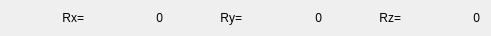
        <widget class="QWidget" name="poseCurrentRowRotation">
         <property name="geometry">
          <rect>
           <x>10</x>
           <y>43</y>
           <width>491</width>
           <height>22</height>
          </rect>
         </property>
         <layout class="QHBoxLayout" name="poseRow_Rotation_current">
          <item>
           <widget class="QLabel" name="poseLabel_Rx_2">
            <property name="minimumSize">
             <size>
              <width>28</width>
              <height>0</height>
             </size>
            </property>
            <property name="text">
             <string>Rx=</string>
            </property>
            <property name="alignment">
             <set>Qt::AlignmentFlag::AlignRight|Qt::AlignmentFlag::AlignTrailing|Qt::AlignmentFlag::AlignVCenter</set>
            </property>
           </widget>
          </item>
          <item>
           <widget class="QLabel" name="poseValue_Rx">
            <property name="minimumSize">
             <size>
              <width>28</width>
              <height>0</height>
             </size>
            </property>
            <property name="text">
             <string>0</string>
            </property>
            <property name="alignment">
             <set>Qt::AlignmentFlag::AlignRight|Qt::AlignmentFlag::AlignTrailing|Qt::AlignmentFlag::AlignVCenter</set>
            </property>
           </widget>
          </item>
          <item>
           <widget class="QLabel" name="poseLabel_Ry_2">
            <property name="minimumSize">
             <size>
              <width>28</width>
              <height>0</height>
             </size>
            </property>
            <property name="text">
             <string>Ry=</string>
            </property>
            <property name="alignment">
             <set>Qt::AlignmentFlag::AlignRight|Qt::AlignmentFlag::AlignTrailing|Qt::AlignmentFlag::AlignVCenter</set>
            </property>
           </widget>
          </item>
          <item>
           <widget class="QLabel" name="poseValue_Ry">
            <property name="minimumSize">
             <size>
              <width>28</width>
              <height>0</height>
             </size>
            </property>
            <property name="text">
             <string>0</string>
            </property>
            <property name="alignment">
             <set>Qt::AlignmentFlag::AlignRight|Qt::AlignmentFlag::AlignTrailing|Qt::AlignmentFlag::AlignVCenter</set>
            </property>
           </widget>
          </item>
          <item>
           <widget class="QLabel" name="poseLabel_Rz_2">
            <property name="minimumSize">
             <size>
              <width>28</width>
              <height>0</height>
             </size>
            </property>
            <property name="text">
             <string>Rz=</string>
            </property>
            <property name="alignment">
             <set>Qt::AlignmentFlag::AlignRight|Qt::AlignmentFlag::AlignTrailing|Qt::AlignmentFlag::AlignVCenter</set>
            </property>
           </widget>
          </item>
          <item>
           <widget class="QLabel" name="poseValue_Rz">
            <property name="minimumSize">
             <size>
              <width>28</width>
              <height>0</height>
             </size>
            </property>
            <property name="text">
             <string>0</string>
            </property>
            <property name="alignment">
             <set>Qt::AlignmentFlag::AlignRight|Qt::AlignmentFlag::AlignTrailing|Qt::AlignmentFlag::AlignVCenter</set>
            </property>
           </widget>
          </item>
         </layout>
        </widget>
